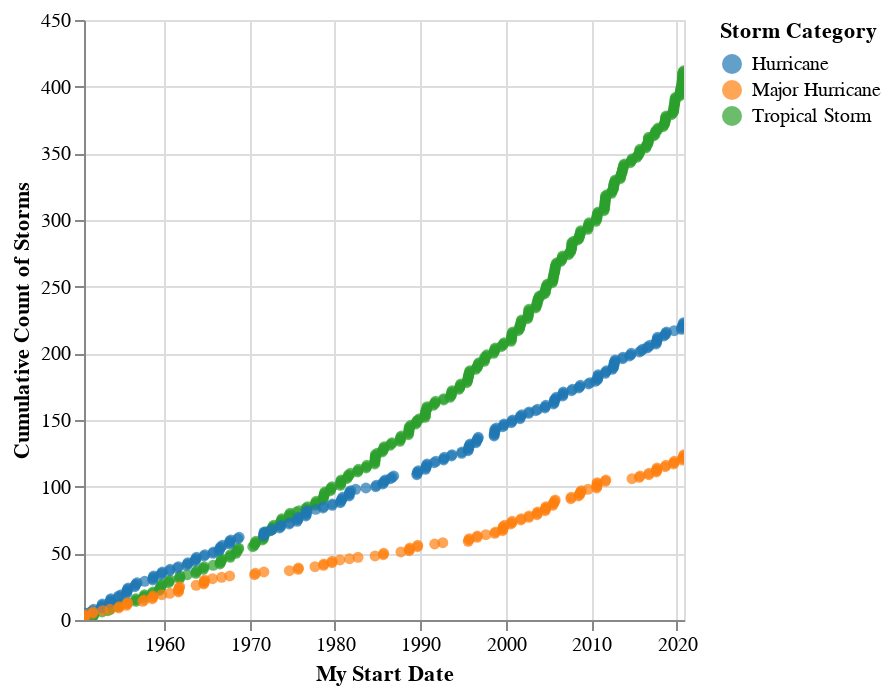

The notebook cell this image was saved under:
### Code cell
# main chart! 
chart = altair.Chart(named_storms_by_date).mark_circle().encode(
    x='My Start Date',
    y='Cumulative Count of Storms',
    tooltip=['Storm Name', 'My Start Date', 'Max Wind Speed (mph)'],
    # size='Max Wind Speed (mph)',
    color=altair.Color('Storm Category', scale=altair.Scale(scheme='category10'))
).interactive()

chart.save("visualizations/cumulative_count_of_storms_by_category.png")
chart.show()

### Figure 1 — Vega-Lite specification as saved in the notebook (floating-point values rounded to 4 significant figures; data arrays with more than 128 entries replaced by an {"elided": "..."} marker saying what was removed)
{"config": {"view": {"continuousWidth": 300, "continuousHeight": 300}}, "data": {"name": "data-21a8b850b5308c6998ce3a8330cec707"}, "mark": {"type": "circle"}, "encoding": {"color": {"field": "Storm Category", "scale": {"scheme": "category10"}, "type": "nominal"}, "tooltip": [{"field": "Storm Name", "type": "nominal"}, {"field": "My Start Date", "type": "temporal"}, {"field": "Max Wind Speed (mph)", "type": "quantitative"}], "x": {"field": "My Start Date", "type": "temporal"}, "y": {"field": "Cumulative Count of Storms", "type": "quantitative"}}, "params": [{"name": "param_5", "select": {"type": "interval", "encodings": ["x", "y"]}, "bind": "scales"}], "$schema": "https://vega.github.io/schema/vega-lite/v5.20.1.json", "datasets": {"data-21a8b850b5308c6998ce3a8330cec707": {"elided": "759 records"}}}
